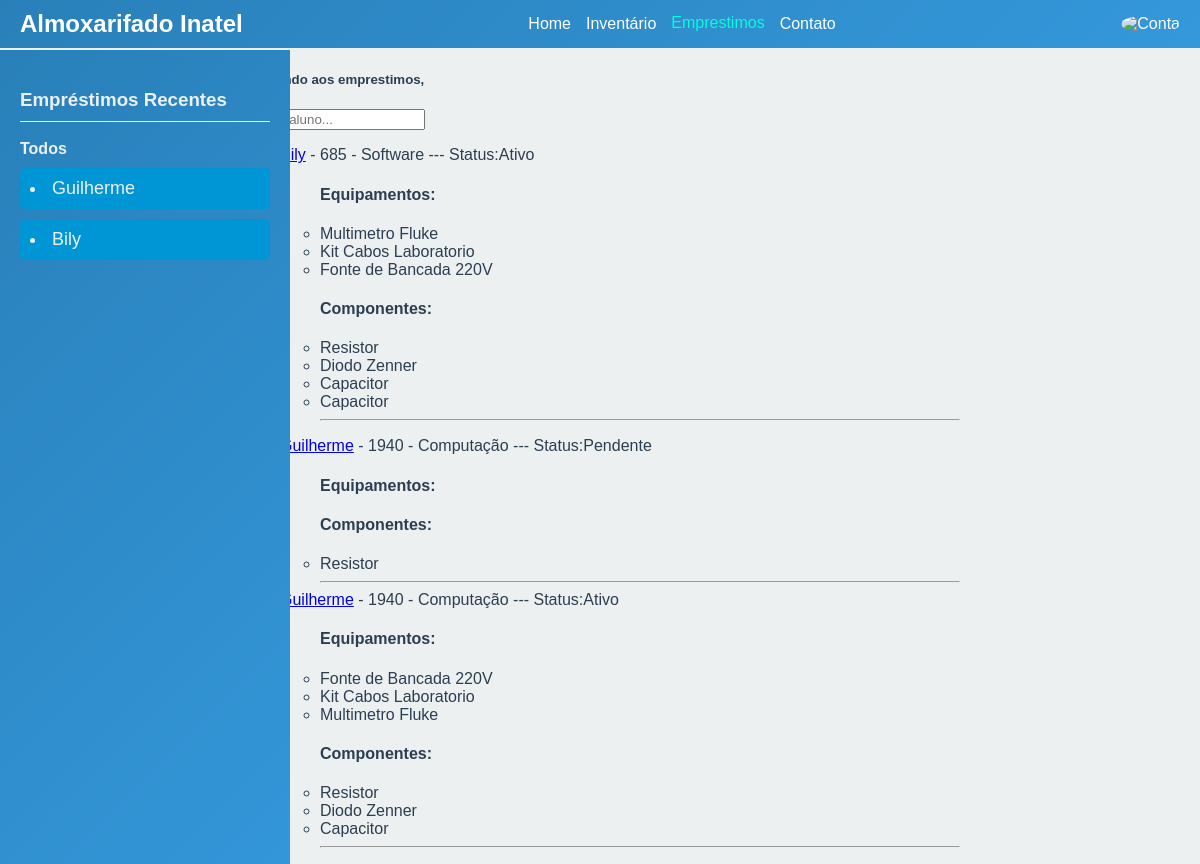
Page /emprestimos/ on the committed database.
### autenticacao/models.py (models this page shows, shortened)
class Aluno(models.Model):
    user = models.OneToOneField(User, on_delete=models.CASCADE, null=True)
    matricula = models.IntegerField(primary_key=True)
    curso = models.CharField(max_length=50)

class User(AbstractUser):
    name = models.CharField(max_length=200, null=True, unique=True)
    email= models.EmailField(unique=True, null=True)
    is_aluno = models.BooleanField(default=False)
    is_funcionario = models.BooleanField(default=False)
    USERNAME_FIELD = 'email'
    REQUIRED_FIELDS = []

### emprestimos/models.py (models this page shows, shortened)
class Emprestimo(models.Model):
    id = models.BigAutoField(primary_key=True, unique=True)
    estado = models.CharField(max_length=50) # Ativo, Pendente(esperando aprovacao), Atrasado
    data_de_retirada = models.DateField(verbose_name='Data de Retirada', auto_now_add=True)
    data_de_devolucao = models.DateField(verbose_name='Data de Devolução')
    aluno = models.ForeignKey(Aluno, on_delete=models.PROTECT)
    funcionario = models.ForeignKey(Funcionario, on_delete=models.PROTECT)

### inventario/models.py (models this page shows, shortened)
class Equipamento(models.Model):
    id = models.IntegerField(primary_key=True, unique=True)
    nome = models.CharField(max_length=50)
    descricao = models.CharField(max_length=500,verbose_name='Descrição')
    localizacao = models.CharField(max_length=50, verbose_name='Localização')
    emprestimo = models.ForeignKey(Emprestimo, on_delete=models.SET_DEFAULT, default=None, blank=True, null=True)

class Emprestimo_has_components(models.Model):
    emprestimo = models.ForeignKey(Emprestimo, on_delete=models.CASCADE)
    componente = models.ForeignKey(Componente, on_delete=models.PROTECT)
    quantidade = models.IntegerField()

class Componente(models.Model):
    id = models.AutoField(primary_key=True, unique=True)
    nome = models.CharField(max_length=50)
    unidade_de_medida = models.CharField(max_length=50, verbose_name='Unidade de Medida')
    valor = models.DecimalField(decimal_places=4, max_digits=16)
    localizacao = models.CharField(max_length=50, verbose_name='Localização')

### emprestimos/views.py (the view)
# urls.py: path('',EmprestimoView, name='emprestimo'),
def EmprestimoView(request):
    q = request.GET.get('q') if request.GET.get('q') is not None else ''
    alunos = Aluno.objects.filter(Q(user__username__icontains=q))[:8]
    emprestimos = Emprestimo.objects.all().order_by('-id')
    equipamentos = Equipamento.objects.filter(emprestimo__in=emprestimos)
    componentes = Emprestimo_has_components.objects.filter(emprestimo__in=emprestimos)
    alunos_com_emprestimos = Aluno.objects.filter(emprestimo__isnull=False).distinct()
    alunos_com_emprestimos = sorted(alunos_com_emprestimos, key=lambda aluno: aluno.emprestimo_set.order_by('-id').first().id, reverse=True)
    context = {
        'alunos': alunos,
        'equipamentos': equipamentos,
        'emprestimos': emprestimos,
        'componentes': componentes,
        'alunos_com_emprestimos': alunos_com_emprestimos,
    }
    return render(request, 'emprestimos_almoxarife.html', context)

### emprestimos/templates/emprestimos_almoxarife.html (shortened to what this page needs)
{% extends "base.html" %}
{% block content %}
<div class="emprestimos-container">
    <div>
        {% include 'componente_emprestimo_recente.html' %}
    </div>
    <div>
        <h5>Bem vindo aos emprestimos, {{ user.username }}</h5>
        {% include 'navbar.html' %}
        {% include 'componente_feed.html' %}
    </div>
</div>
{% endblock content %}

### emprestimos/templates/componente_emprestimo_recente.html (shortened to what this page needs)
<head>
</head>
<body>
    <div class="sidebar">
        <h3>Empréstimos Recentes</h3>
        <div class="link-container">
            <a href="{% url 'emprestimo' %}">Todos</a>
        </div>
        {% for aluno in alunos_com_emprestimos %}
        <div class="aluno-link">
            <li><a href="{% url 'detalhes' pk=aluno.matricula %}">{{ aluno.user.username }}</a></li>
        </div>
        {% endfor %}
    </div>
</body>

### emprestimos/templates/componente_feed.html
<div>
    {% for aluno in alunos %}
    <div>
        <ul>
            {% for emprestimo in emprestimos %}
                {% if emprestimo.aluno == aluno %}
                    <li><a href="{% url 'detalhes' pk=aluno.matricula %}">{{ aluno.user.username }}</a> - {{aluno.matricula}} - {{aluno.curso}}    ---    Status:{{emprestimo.estado}}</li>
                    <ul>
                        <h4>Equipamentos:</h4>
                        {% for equipamento in equipamentos %}
                            {% if equipamento.emprestimo == emprestimo %}
                                <li>{{ equipamento.nome }}</li>
                            {% endif %}
                        {% endfor %}
                        <h4>Componentes:</h4>
                        {% for componente in componentes %}
                            {% if componente.emprestimo == emprestimo %}
                                <li>{{ componente.componente.nome }}</li>
                            {% endif %}
                        {% endfor %}
                        <hr>
                    </ul>
                {% endif %}
            {% endfor %}
        </ul>
    </div>
    {% endfor %}
</div>

### static/css/base.css (style rules this page uses)
body { font-family: Nunito sans, sans-serif; flex-direction: column; min-height: 100vh; margin: 0; padding: 0; background-color: #f0f8ff; }
.sidebar, .app-bar { background: linear-gradient(135deg, #2980b9, #3498db); color: #fff; }

### emprestimos/templates/emprestimos_almoxarife.html (style rules this page uses)
.emprestimos-container { display: grid; grid-template-columns: 1fr 3fr 1fr; margin-top: 40px; }

### emprestimos/templates/componente_emprestimo_recente.html (style rules this page uses)
body { font-family: Arial, sans-serif; background-color: #ecf0f1; color: #2c3e50; margin: 0; padding: 0; }
.sidebar { width: 250px; background-color: #0096d6; color: #ecf0f1; padding: 20px; position: fixed; height: 100%; }
.sidebar h3 { border-bottom: 1px solid #ecf0f1; padding-bottom: 10px; }
.sidebar .link-container { margin-bottom: 10px; }
.sidebar .link-container a { text-decoration: none; color: #ecf0f1; font-weight: bold; }
.sidebar .aluno-link { background-color: #0096d6; padding: 10px; margin-bottom: 10px; border-radius: 5px; }
.sidebar .aluno-link a { text-decoration: none; color: #ecf0f1; font-size: 18px; }

### rows in the picture
Aluno: user.username "Guilherme", matricula "1940", curso "Computação"
Aluno: user.username "Bily", matricula "685", curso "Software"
Emprestimo: estado "Ativo"
Equipamento: nome "Multimetro Fluke"
Equipamento: nome "Kit Cabos Laboratorio"
Equipamento: nome "Fonte de Bancada 220V"
Emprestimo_has_components: componente.nome "Resistor"
Emprestimo_has_components: componente.nome "Diodo Zenner"
Emprestimo_has_components: componente.nome "Capacitor"
Emprestimo_has_components: componente.nome "Capacitor"
Emprestimo: estado "Pendente"
Emprestimo_has_components: componente.nome "Resistor"
Emprestimo: estado "Ativo"
Equipamento: nome "Fonte de Bancada 220V"
Equipamento: nome "Kit Cabos Laboratorio"
Equipamento: nome "Multimetro Fluke"
Emprestimo_has_components: componente.nome "Resistor"
Emprestimo_has_components: componente.nome "Diodo Zenner"
Emprestimo_has_components: componente.nome "Capacitor"
